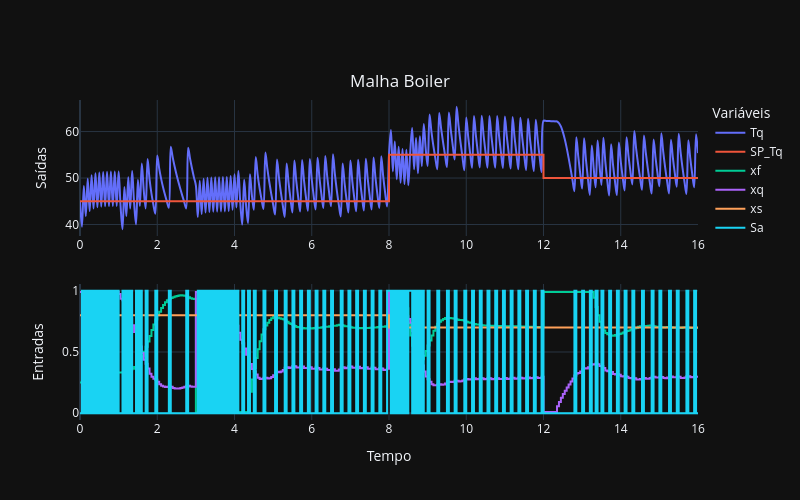
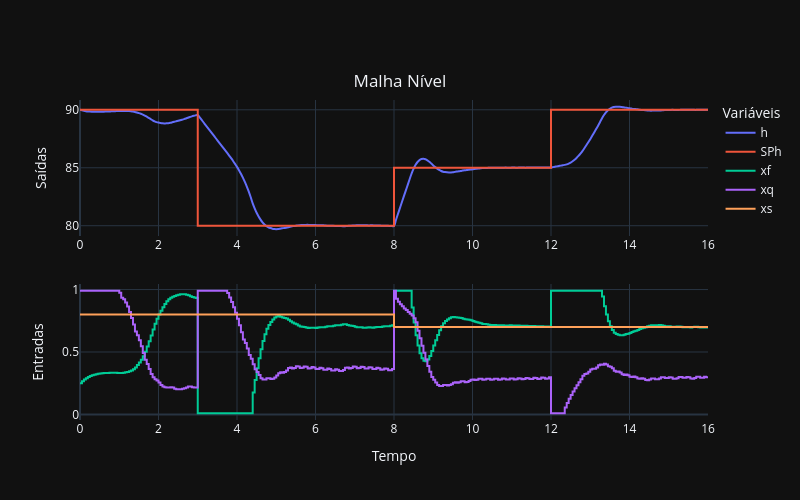
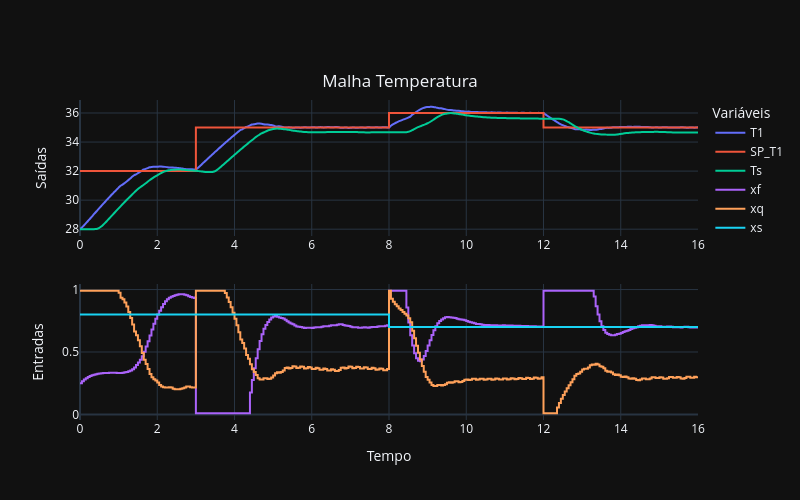

The code cell stored with these charts, in order, in its notebook:
### Code cell
# Sa, xf, xq,xs, Tf,Td,Tinf,Fd,Sr
Ta = 28 #temperatura ambiente
UT = np.array([# Time, SPTq, SPh, SP_T1,   xs,    Tf,   Td,  Tinf, Fd, Sr
              [  0  ,    45,  90,    32,  0.8,    Ta,   Ta,    Ta,  0, 0],
              [  3  ,    45,  80,    35,  0.8,    Ta,   Ta,    Ta,  0, 0],
              [  8  ,    55,  85,    36,  0.7,    Ta,   Ta,    Ta,  0, 0],
              [  12 ,    50,  90,    35,  0.7,    Ta,   Ta,    Ta,  0, 0],
              [  16 ,    45,  90,    35,  0.8,    Ta,   Ta,    Ta,  0, 0]
    
])         
'''
UT = np.array([# Time, SPq, SPh, xq, xs,Tf, Td, Tinf, Fd, Sr
              [  0  , 45, 90,  0.25, 0.5, 30, 30, 20,  0, 0],
              [  2  , 45, 90,  0.25, 0.5, 30, 30, 20,  0, 0],
              [  8  , 35, 90,  0.25, 0.5, 30, 30, 25,  0, 0],
              [  10 , 35, 90,  0.25, 0.5, 30, 30, 25,  0, 0]
    
])             
'''
TT, YY, UU = Simulacao_MF1(ModelagemSistema, np.array([45,90]+50*[Ta]), UT, 0.05)

### Figure 1 — Plotly figure (JSON) as saved in the notebook; plotly's stock layout.template omitted (floating-point values rounded to 4 significant figures; data arrays with more than 128 entries replaced by an {"elided": "..."} marker saying what was removed)
{"data": [{"line": {"shape": "spline"}, "name": "Tq", "type": "scatter", "x": {"elided": "321 float values"}, "xaxis": "x", "y": {"elided": "321 float values"}, "yaxis": "y"}, {"line": {"shape": "hv"}, "name": "SP_Tq", "type": "scatter", "x": {"elided": "321 float values"}, "xaxis": "x", "y": {"elided": "321 float values"}, "yaxis": "y"}, {"line": {"shape": "hv"}, "name": "xf", "type": "scatter", "x": {"elided": "321 float values"}, "xaxis": "x2", "y": {"elided": "321 float values"}, "yaxis": "y2"}, {"line": {"shape": "hv"}, "name": "xq", "type": "scatter", "x": {"elided": "321 float values"}, "xaxis": "x2", "y": {"elided": "321 float values"}, "yaxis": "y2"}, {"line": {"shape": "hv"}, "name": "xs", "type": "scatter", "x": {"elided": "321 float values"}, "xaxis": "x2", "y": {"elided": "321 float values"}, "yaxis": "y2"}, {"line": {"shape": "hv"}, "name": "Sa", "type": "scatter", "x": {"elided": "321 float values"}, "xaxis": "x2", "y": {"elided": "321 float values"}, "yaxis": "y2"}], "layout": {"height": 500, "legend": {"title": {"text": "Variáveis"}}, "title": {"text": "Malha Boiler", "x": 0.5, "xanchor": "center", "y": 0.85, "yanchor": "top"}, "width": 800, "xaxis": {"anchor": "y", "domain": [0, 1], "matches": "x"}, "xaxis2": {"anchor": "y2", "domain": [0, 1], "matches": "x", "title": {"text": "Tempo"}}, "yaxis": {"anchor": "x", "domain": [0.575, 1], "title": {"text": "Saídas"}}, "yaxis2": {"anchor": "x2", "domain": [0, 0.425], "title": {"text": "Entradas"}}}}

### Figure 2 — Plotly figure (JSON) as saved in the notebook; plotly's stock layout.template omitted (floating-point values rounded to 4 significant figures; data arrays with more than 128 entries replaced by an {"elided": "..."} marker saying what was removed)
{"data": [{"line": {"shape": "spline"}, "name": "h", "type": "scatter", "x": {"elided": "321 float values"}, "xaxis": "x", "y": {"elided": "321 float values"}, "yaxis": "y"}, {"line": {"shape": "hv"}, "name": "SPh", "type": "scatter", "x": {"elided": "321 float values"}, "xaxis": "x", "y": {"elided": "321 float values"}, "yaxis": "y"}, {"line": {"shape": "hv"}, "name": "xf", "type": "scatter", "x": {"elided": "321 float values"}, "xaxis": "x2", "y": {"elided": "321 float values"}, "yaxis": "y2"}, {"line": {"shape": "hv"}, "name": "xq", "type": "scatter", "x": {"elided": "321 float values"}, "xaxis": "x2", "y": {"elided": "321 float values"}, "yaxis": "y2"}, {"line": {"shape": "hv"}, "name": "xs", "type": "scatter", "x": {"elided": "321 float values"}, "xaxis": "x2", "y": {"elided": "321 float values"}, "yaxis": "y2"}], "layout": {"height": 500, "legend": {"title": {"text": "Variáveis"}}, "title": {"text": "Malha Nível", "x": 0.5, "xanchor": "center", "y": 0.85, "yanchor": "top"}, "width": 800, "xaxis": {"anchor": "y", "domain": [0, 1], "matches": "x"}, "xaxis2": {"anchor": "y2", "domain": [0, 1], "matches": "x", "title": {"text": "Tempo"}}, "yaxis": {"anchor": "x", "domain": [0.575, 1], "title": {"text": "Saídas"}}, "yaxis2": {"anchor": "x2", "domain": [0, 0.425], "title": {"text": "Entradas"}}}}

### Figure 3 — Plotly figure (JSON) as saved in the notebook; plotly's stock layout.template omitted (floating-point values rounded to 4 significant figures; data arrays with more than 128 entries replaced by an {"elided": "..."} marker saying what was removed)
{"data": [{"line": {"shape": "spline"}, "name": "T1", "type": "scatter", "x": {"elided": "321 float values"}, "xaxis": "x", "y": {"elided": "321 float values"}, "yaxis": "y"}, {"line": {"shape": "hv"}, "name": "SP_T1", "type": "scatter", "x": {"elided": "321 float values"}, "xaxis": "x", "y": {"elided": "321 float values"}, "yaxis": "y"}, {"line": {"shape": "spline"}, "name": "Ts", "type": "scatter", "x": {"elided": "321 float values"}, "xaxis": "x", "y": {"elided": "321 float values"}, "yaxis": "y"}, {"line": {"shape": "hv"}, "name": "xf", "type": "scatter", "x": {"elided": "321 float values"}, "xaxis": "x2", "y": {"elided": "321 float values"}, "yaxis": "y2"}, {"line": {"shape": "hv"}, "name": "xq", "type": "scatter", "x": {"elided": "321 float values"}, "xaxis": "x2", "y": {"elided": "321 float values"}, "yaxis": "y2"}, {"line": {"shape": "hv"}, "name": "xs", "type": "scatter", "x": {"elided": "321 float values"}, "xaxis": "x2", "y": {"elided": "321 float values"}, "yaxis": "y2"}], "layout": {"height": 500, "legend": {"title": {"text": "Variáveis"}}, "title": {"text": "Malha Temperatura", "x": 0.5, "xanchor": "center", "y": 0.85, "yanchor": "top"}, "width": 800, "xaxis": {"anchor": "y", "domain": [0, 1], "matches": "x"}, "xaxis2": {"anchor": "y2", "domain": [0, 1], "matches": "x", "title": {"text": "Tempo"}}, "yaxis": {"anchor": "x", "domain": [0.575, 1], "title": {"text": "Saídas"}}, "yaxis2": {"anchor": "x2", "domain": [0, 0.425], "title": {"text": "Entradas"}}}}
